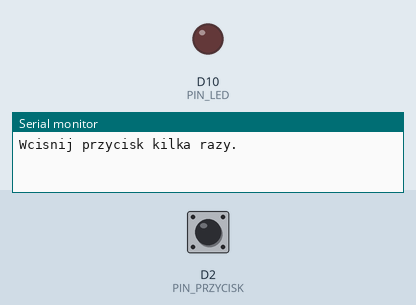
The sketch below on a simulated STM32 Nucleo. Shown: output pins drawn as LEDs (lit = HIGH), the last lines printed to the serial monitor. The test bench sets the inputs (shaded band); at power-on: D2 (PIN_PRZYCISK) HIGH.

Above: at 1.2 s.
1.3 s: D2 (PIN_PRZYCISK) pulled LOW for 0.15 s
At 2.0 s:
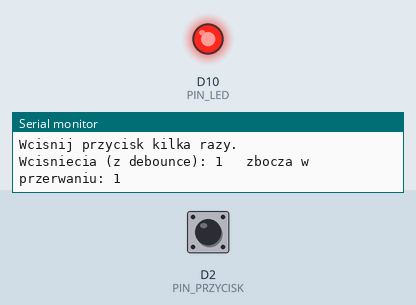
2.9 s: D2 (PIN_PRZYCISK) pulled LOW for 1 s
At 3.3 s:
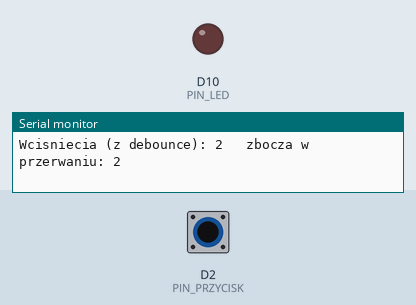
5.4 s: D2 (PIN_PRZYCISK) pulled LOW for 3.2 s
At 6.3 s:
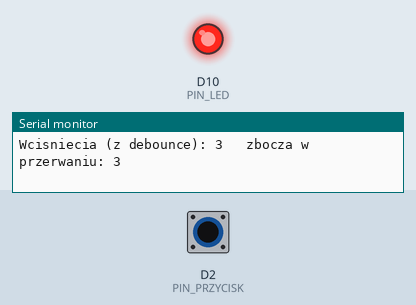
Timing chart, 0 to 8.4 s (numbered marks = the images above; inputs shaded):
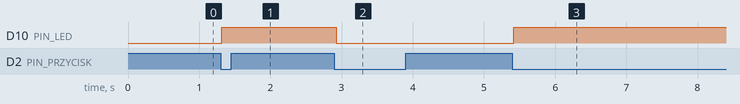

The sketch:

sketch.ino
```cpp
// Ćwiczenie 2: przycisk, drgania styków i przerwanie EXTI.
// Przycisk na D2 (do GND), wewnętrzny pull-up. Dioda na D10.
// Program liczy zbocza opadające na dwa sposoby:
//   - w przerwaniu (surowe zbocza, razem z drganiami),
//   - w pętli loop() z programowym tłumieniem drgań (20 ms).

#include <Arduino.h>

const uint8_t PIN_PRZYCISK = D2;
const uint8_t PIN_LED = D10;
const uint32_t CZAS_DEBOUNCE_MS = 20;

volatile uint32_t zboczaSurowe = 0;   // modyfikowane w ISR -> volatile

void naZbocze() {                     // procedura obsługi przerwania (EXTI)
  zboczaSurowe++;
}

void setup() {
  Serial.begin(115200);
  pinMode(PIN_PRZYCISK, INPUT_PULLUP);
  pinMode(PIN_LED, OUTPUT);
  attachInterrupt(digitalPinToInterrupt(PIN_PRZYCISK), naZbocze, FALLING);
  Serial.println("Wcisnij przycisk kilka razy.");
}

void loop() {
  static bool stabilny = HIGH, ostatniOdczyt = HIGH;
  static uint32_t zmianaMs = 0, wcisniecia = 0;

  const bool odczyt = digitalRead(PIN_PRZYCISK);
  if (odczyt != ostatniOdczyt) {       // zmiana odczytu: zacznij odliczać czas
    ostatniOdczyt = odczyt;
    zmianaMs = millis();
  }
  if (millis() - zmianaMs >= CZAS_DEBOUNCE_MS && stabilny != odczyt) {
    stabilny = odczyt;                 // stan stabilny przez 20 ms: akceptujemy
    if (stabilny == LOW) {
      wcisniecia++;
      digitalWrite(PIN_LED, !digitalRead(PIN_LED));

      noInterrupts();                  // spójna kopia zmiennej z ISR
      const uint32_t surowe = zboczaSurowe;
      interrupts();

      Serial.print("Wcisniecia (z debounce): ");
      Serial.print(wcisniecia);
      Serial.print("   zbocza w przerwaniu: ");
      Serial.println(surowe);
    }
  }
}
```

Measured:
- after the input at 1.3 s, D10 (PIN_LED): LOW → HIGH at once
- after the input at 2.9 s, D10 (PIN_LED): HIGH → LOW at once
- after the input at 5.4 s, D10 (PIN_LED): LOW → HIGH at once
